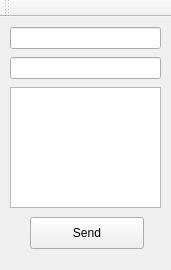
<?xml version="1.0" encoding="UTF-8"?>
<ui version="4.0">
 <class>MainWindow</class>
 <widget class="QMainWindow" name="MainWindow">
  <property name="geometry">
   <rect>
    <x>0</x>
    <y>0</y>
    <width>171</width>
    <height>270</height>
   </rect>
  </property>
  <property name="maximumSize">
   <size>
    <width>171</width>
    <height>270</height>
   </size>
  </property>
  <property name="windowTitle">
   <string>MainWindow</string>
  </property>
  <widget class="QWidget" name="centralWidget">
   <widget class="QPushButton" name="sendButton">
    <property name="geometry">
     <rect>
      <x>30</x>
      <y>200</y>
      <width>114</width>
      <height>32</height>
     </rect>
    </property>
    <property name="text">
     <string>Send</string>
    </property>
   </widget>
   <widget class="QTextEdit" name="messageTextEdit">
    <property name="geometry">
     <rect>
      <x>10</x>
      <y>70</y>
      <width>151</width>
      <height>121</height>
     </rect>
    </property>
   </widget>
   <widget class="QLineEdit" name="recieverLineEdit">
    <property name="geometry">
     <rect>
      <x>10</x>
      <y>10</y>
      <width>151</width>
      <height>22</height>
     </rect>
    </property>
   </widget>
   <widget class="QLineEdit" name="subjectLineEdit">
    <property name="geometry">
     <rect>
      <x>10</x>
      <y>40</y>
      <width>151</width>
      <height>22</height>
     </rect>
    </property>
   </widget>
  </widget>
  <widget class="QMenuBar" name="menuBar">
   <property name="geometry">
    <rect>
     <x>0</x>
     <y>0</y>
     <width>171</width>
     <height>22</height>
    </rect>
   </property>
  </widget>
  <widget class="QToolBar" name="mainToolBar">
   <attribute name="toolBarArea">
    <enum>TopToolBarArea</enum>
   </attribute>
   <attribute name="toolBarBreak">
    <bool>false</bool>
   </attribute>
  </widget>
 </widget>
 <layoutdefault spacing="6" margin="11"/>
 <resources/>
 <connections/>
</ui>
